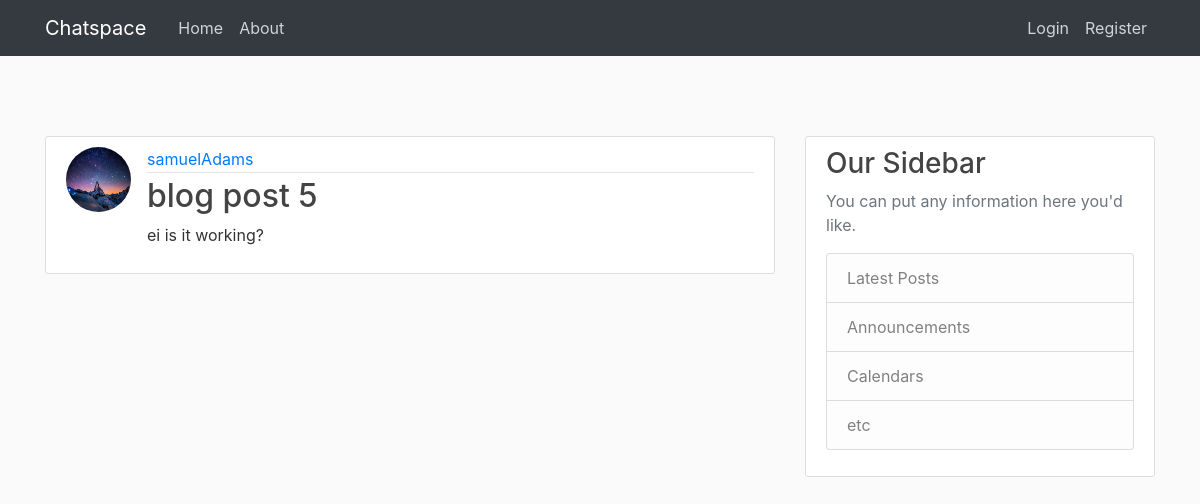
Screenshot of /post/3 with the database file from the repository.
### blog/models.py (models this page shows, shortened)
class Post(models.Model):
    title=models.CharField(max_length=100)
    content=models.TextField()
    date=models.DateTimeField(default=timezone.now)
    author=models.ForeignKey(User,on_delete=models.CASCADE)

### users/models.py (models this page shows, shortened)
class Profile(models.Model):
    user=models.OneToOneField(User,on_delete=models.CASCADE)
    dp=models.ImageField(default='default.jpg',upload_to='dps')

### blog/views.py (the view)
# urls.py: path('post/<int:pk>', views.PostDetailsView.as_view(),name='post-detail'),
class PostDetailsView(DetailView):
    model=Post
    template_name='post_details.html'

### blog/templates/post_details.html (shortened to what this page needs)
{% extends "base.html" %}
{% block content %}
  <article class="media content-section">
    <img class="rounded-circle article-img" src="{{ object.author.profile.dp.url }}">
    <div class="media-body">
      <div class="article-metadata">
        <a class="mr-2" href="#">{{ object.author }}</a>
      </div>
      <h2 class="article-title">{{ object.title }}</h2>
      <p class="article-content">{{ object.content }}</p>
    </div>
  </article>
{% endblock content %}

### blog/static/main.css (style rules this page uses)
body { background: #fafafa; color: #333333; margin-top: 5rem; }
h1, h2, h3, h4, h5, h6 { color: #444444; }
.content-section { background: #ffffff; padding: 10px 20px; border: 1px solid #dddddd; border-radius: 3px; margin-bottom: 20px; }
.article-title { color: #444444; }
.article-content { white-space: pre-line; }
.article-img { height: 65px; width: 65px; margin-right: 16px; }
.article-metadata { padding-bottom: 1px; margin-bottom: 4px; border-bottom: 1px solid #e3e3e3 }

### rows the page displays
Post: author.profile.dp (picture), author "samuelAdams", title "blog post 5", content "ei is it working?"
